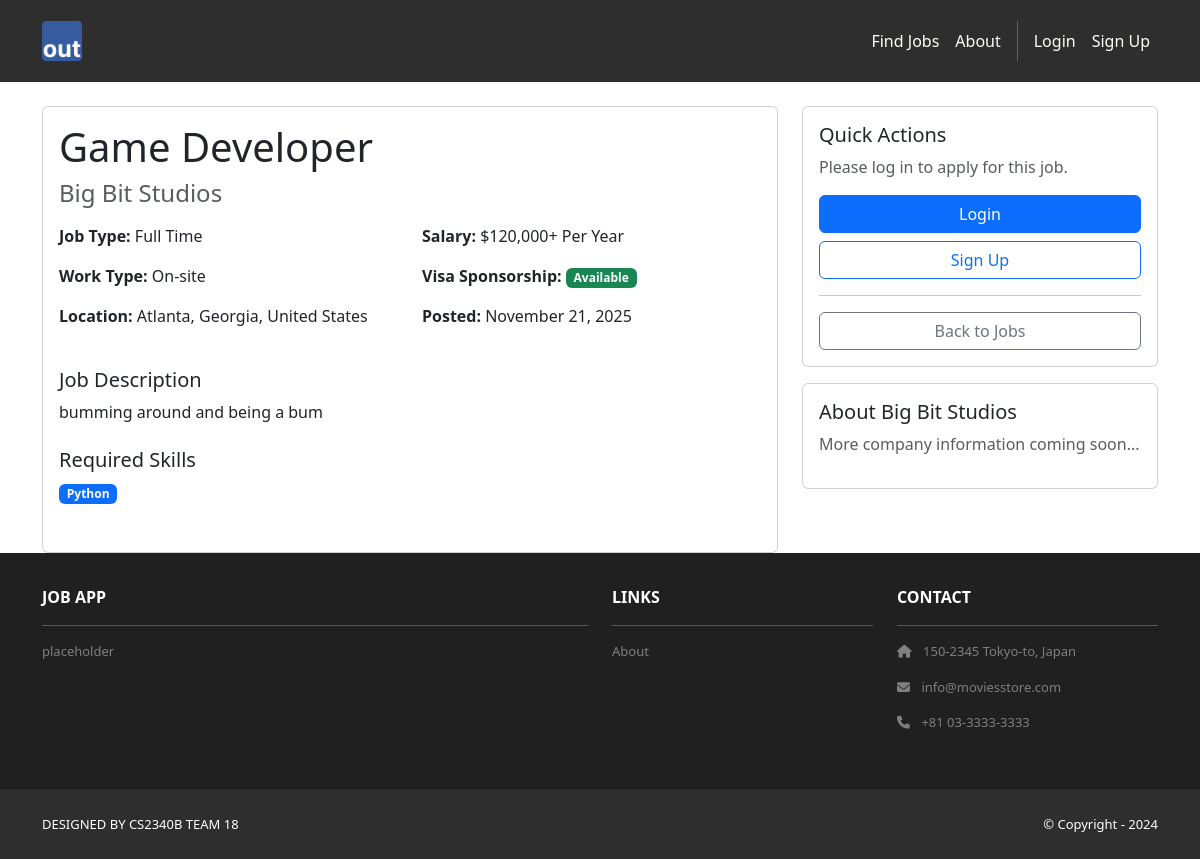
Page /jobs/8/ on the committed database.
### jobs/models.py (models this page shows, shortened)
class Job(models.Model):
    JOB_TYPE_CHOICES = [
        ('full_time', 'Full Time'),
        ('part_time', 'Part Time'),
        ('contract', 'Contract'),
        ('internship', 'Internship'),
        ('temporary', 'Temporary'),
    ]
    REMOTE_CHOICES = [
        ('remote', 'Remote'),
        ('hybrid', 'Hybrid'),
        ('onsite', 'On-site'),
    ]
    EXPERIENCE_CHOICES = [
        ('entry', 'Entry Level (0-2 years)'),
        ('mid', 'Mid Level (3-5 years)'),
        ('senior', 'Senior Level (6+ years)'),
        ('executive', 'Executive Level'),
    ]
    title = models.CharField(max_length=200)
    company = models.CharField(max_length=200)
    description = models.TextField()
    requirements = models.TextField(help_text="Job requirements and qualifications")
    posted_by = models.ForeignKey(User, on_delete=models.CASCADE, related_name='posted_jobs')
    job_type = models.CharField(max_length=20, choices=JOB_TYPE_CHOICES, default='full_time')
    remote_type = models.CharField(max_length=20, choices=REMOTE_CHOICES, default='onsite')
    experience_level = models.CharField(max_length=20, choices=EXPERIENCE_CHOICES, default='mid')
    salary_min = models.DecimalField(max_digits=10, decimal_places=2, null=True, blank=True)
    salary_max = models.DecimalField(max_digits=10, decimal_places=2, null=True, blank=True)
    salary_currency = models.CharField(max_length=3, default='USD')
    salary_period = models.CharField(max_length=20, choices=[
        ('hourly', 'Per Hour'),
        ('monthly', 'Per Month'),
        ('yearly', 'Per Year'),
    ], default='yearly')
    city = models.CharField(max_length=100)
    state = models.CharField(max_length=100)
    country = models.CharField(max_length=100, default='United States')
    postal_code = models.CharField(max_length=20, blank=True)
    latitude = models.DecimalField(max_digits=9, decimal_places=6, null=True, blank=True, help_text="Latitude for map display")
    longitude = models.DecimalField(max_digits=9, decimal_places=6, null=True, blank=True, help_text="Longitude for map display")
    full_address = models.TextField(blank=True, help_text="Full address for geocoding and display")
    required_skills = models.TextField(blank=True, help_text="Required skills, separated by commas")
    preferred_skills = models.TextField(blank=True, help_text="Preferred skills, separated by commas")
    visa_sponsorship = models.BooleanField(default=False, help_text="Visa sponsorship available")
    benefits = models.TextField(blank=True, help_text="Benefits and perks")
    is_active = models.BooleanField(default=True)
    application_deadline = models.DateField(null=True, blank=True)
    created_at = models.DateTimeField(auto_now_add=True)
    updated_at = models.DateTimeField(auto_now=True)
    class Meta:
        ordering = ['-created_at']
        verbose_name = 'Job Posting'
        verbose_name_plural = 'Job Postings'
    def get_location_display(self):
        return f"{self.city}, {self.state}, {self.country}"
    def get_salary_display(self):
        if self.salary_min and self.salary_max:
            return f"${self.salary_min:,.0f} - ${self.salary_max:,.0f} {self.get_salary_period_display()}"
        elif self.salary_min:
            return f"${self.salary_min:,.0f}+ {self.get_salary_period_display()}"
        return "Salary not specified"
    def get_required_skills_list(self):
        if self.required_skills:
            return [skill.strip() for skill in self.required_skills.split(',') if skill.strip()]
        return []

### jobs/views.py (the view, shortened to what this page needs)
# urls.py: path('<int:pk>/', views.job_detail, name='detail'),
def job_detail(request, pk):
    job = get_object_or_404(Job, pk=pk, is_active=True)
    has_applied = False
    context = {
        'template_data': {
            'title': job.title,
            'user_type': getattr(request.user.userprofile, 'user_type', None) if request.user.is_authenticated else None
        },
        'job': job,
        'has_applied': has_applied
    }
    return render(request, 'jobs/job_detail.html', context)

### jobs/templates/jobs/job_detail.html
{% extends 'base.html' %}
{% block content %}
<div class="container mt-4">
    <div class="row">
        <div class="col-md-8">
            <div class="card">
                <div class="card-body">
                    <h1 class="card-title">{{ job.title }}</h1>
                    <h4 class="text-muted mb-3">{{ job.company }}</h4>
                    <div class="row mb-4">
                        <div class="col-md-6">
                            <p><strong>Job Type:</strong> {{ job.get_job_type_display }}</p>
                            <p><strong>Work Type:</strong> {{ job.get_remote_type_display }}</p>
                            <p><strong>Location:</strong> {{ job.get_location_display }}</p>
                        </div>
                        <div class="col-md-6">
                            <p><strong>Salary:</strong> {{ job.get_salary_display }}</p>
                            <p><strong>Visa Sponsorship:</strong>
                                {% if job.visa_sponsorship %}
                                    <span class="badge bg-success">Available</span>
                                {% else %}
                                    <span class="badge bg-secondary">Not Available</span>
                                {% endif %}
                            </p>
                            <p><strong>Posted:</strong> {{ job.created_at|date:"F d, Y" }}</p>
                        </div>
                    </div>
                    <h5>Job Description</h5>
                    <div class="mb-4">
                        {{ job.description|linebreaks }}
                    </div>
                    {% if job.get_required_skills_list %}
                    <h5>Required Skills</h5>
                    <div class="mb-4">
                        {% for skill in job.get_required_skills_list %}
                            <span class="badge bg-primary me-2 mb-2">{{ skill }}</span>
                        {% endfor %}
                    </div>
                    {% endif %}
                </div>
            </div>
        </div>
        <div class="col-md-4">
            <div class="card">
                <div class="card-body">
                    <h5 class="card-title">Quick Actions</h5>
                    {% if user.is_authenticated %}
                        {% if template_data.user_type == 'applicant' %}
                            {% if has_applied %}
                                <button class="btn btn-success w-100 mb-2" disabled>Already Applied</button>
                            {% else %}
                                <form method="post" action="{% url 'jobs:apply' job.pk %}">
                                    {% csrf_token %}
                                    <div class="mb-2">
                                        <textarea name="cover_letter" class="form-control" rows="4" placeholder="Add a quick personalized note (optional)..."></textarea>
                                    </div>
                                    <button type="submit" class="btn btn-primary w-100">Apply with One Click</button>
                                </form>
                            {% endif %}
                        {% elif template_data.user_type == 'recruiter' and job.posted_by == user %}
                            <a href="{% url 'jobs:edit' job.pk %}" class="btn btn-warning w-100 mb-2">Edit Job</a>
                        {% endif %}
                    {% else %}
                        <p class="text-muted">Please log in to apply for this job.</p>
                        <a href="{% url 'accounts.login' %}" class="btn btn-primary w-100 mb-2">Login</a>
                        <a href="{% url 'accounts.signup' %}" class="btn btn-outline-primary w-100">Sign Up</a>
                    {% endif %}
                    <hr>
                    <a href="{% url 'jobs:list' %}" class="btn btn-outline-secondary w-100">Back to Jobs</a>
                </div>
            </div>
            <div class="card mt-3">
                <div class="card-body">
                    <h5 class="card-title">About {{ job.company }}</h5>
                    <p class="text-muted">More company information coming soon...</p>
                </div>
            </div>
        </div>
    </div>
</div>
{% endblock %}

### rows in the picture
Job: title "Game Developer", company "Big Bit Studios", job_type "Full Time", remote_type "On-site", location "Atlanta, Georgia, United States", salary "$120,000+ Per Year", created_at "November 21, 2025", description "bumming around and being a bum", get_required_skills_list "Python"
